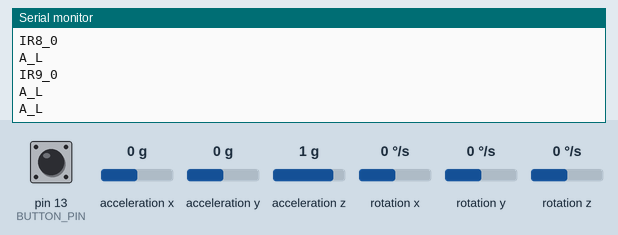
Recording of a sketch running on a simulated Arduino Uno, built with avr-gcc and run on an emulated ATmega328P. On the bench: the last lines printed to the serial monitor. The test bench sets the inputs (shaded band); at power-on: acceleration z 1 g, pin 13 (BUTTON_PIN) HIGH, acceleration x 0 g, acceleration y 0 g, rotation x 0 °/s, rotation y 0 °/s, rotation z 0 °/s.

Above: at 1.2 s.
1.3 s: acceleration z set to -1.4 g
At 1.51 s:
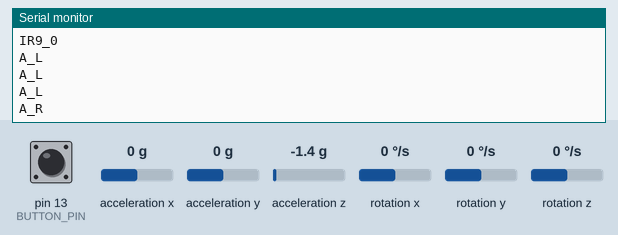
3.4 s: acceleration z set to 0 g
At 3.54 s:
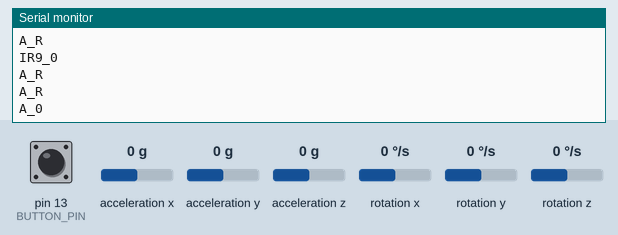
Timing chart, 0 to 6.4 s (numbered marks = the images above; inputs shaded):
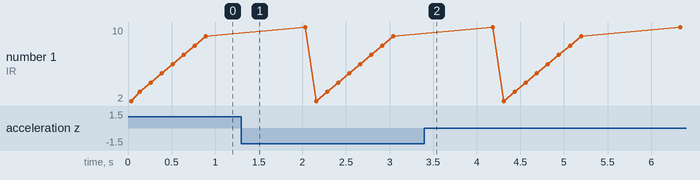

The sketch:

master.ino
```cpp
/* master takes accelerometer data and IR Receiver data
and sends it through a serial port to the PC */

#include <Wire.h>
#include <SparkFun_MMA8452Q.h>
#include <IRremote.h>

// accelerometer config
MMA8452Q accel;
double controlVal = 0.2;

// ir config
int currentPin = 2;
const int MIN_PIN = 2;
const int MAX_PIN = 11;

int BUTTON_PIN = 13;

int ticks = 0;

IRrecv irrecv(currentPin);

void accelSetup()
{
  // Accelerometer Data
  accel.init(SCALE_8G);
}

void irSetup()
{
  Serial.println("Enabling IRin");
  irrecv.enableIRIn(); // Start the receiver
  Serial.println("Enabled IRin");
}

void sync()
{
  pinMode(BUTTON_PIN, INPUT);

  while (digitalRead(BUTTON_PIN) == LOW)
  {
    Serial.println("Press button to sync...");
    delay(10);
  }
}

void setup() {
  Serial.begin(9600);
  accelSetup();
  irSetup();
  sync();
}

void checkAccel()
{
  // First, use accel.read() to read the new variables:
  accel.read();

  /*
  if (accel.cx > controlVal) {
    //Move forward
    Serial.print("forward ");
  }
  else if (accel.cx < (-1 * controlVal)) {
    //Move backward
    Serial.print("back ");
  }
  */

  if (accel.cz > controlVal)
  {
    // Move left
    Serial.print("A_L\n");
  }
  else if (accel.cz < (-1 * controlVal))
  {
    // Move right
    Serial.print("A_R\n");
  }
  else
  {
    Serial.print("A_0\n");
  }
}

void checkIR()
{
  // move to next pin
  currentPin++;
  if (currentPin == MAX_PIN)
  {
    ticks++;
    currentPin = MAX_PIN - 1;
    // wait however many steps
    if (ticks >= 8)
    {
      ticks = 0;
      currentPin = MIN_PIN - 1;
    }
  }
  else
  {
    // set the current IR receiver in question
    irrecv.setPort(currentPin);

    decode_results results;

    Serial.print("IR"); // tell ground station this is IR data

    // adjust pin for delay
    if (currentPin == MIN_PIN)
      Serial.print(MAX_PIN - 1);
    else
      Serial.print(currentPin - 1);

    Serial.print("_");

    if (irrecv.decode(&results)) {
      Serial.print("1\n");
      // we don't care about the value. Serial.println(results.value, HEX);
      irrecv.resume(); // Receive the next value
    }
    else
    {
      Serial.print("0\n");
    }
  }
  //delay(125); // wait 1/8 sec
}

void loop()
{
  checkAccel();
  checkIR();
  delay(125);
}
```

Measured:
- after the input at 1.3 s, the serial monitor: prints a new line after 0.10 s (image 1)
- after the input at 3.4 s, the serial monitor: prints a new line at once (image 2)
